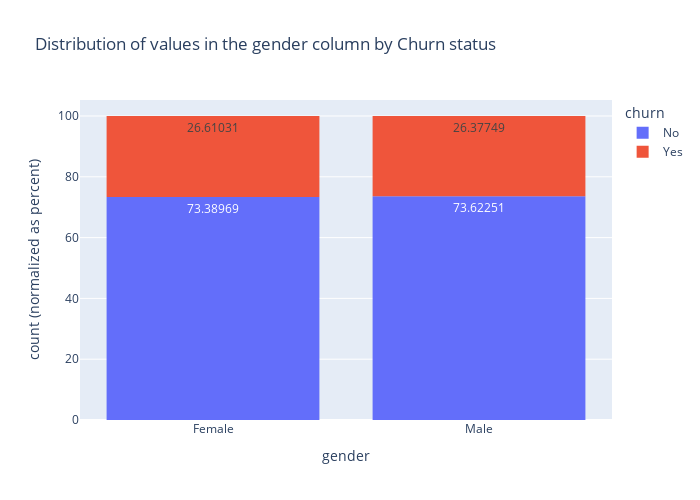
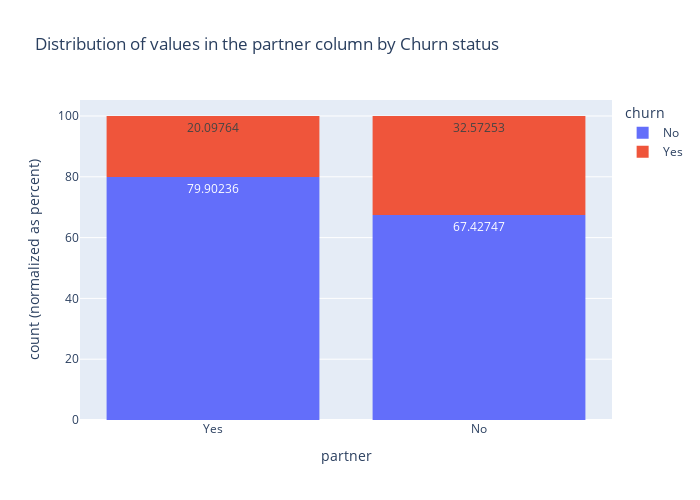
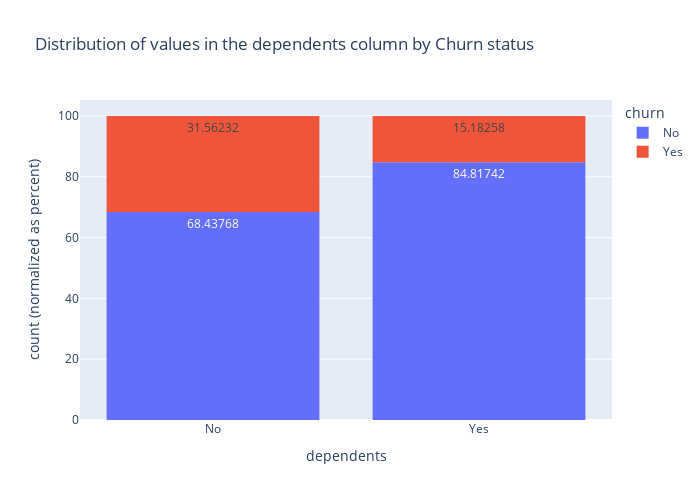
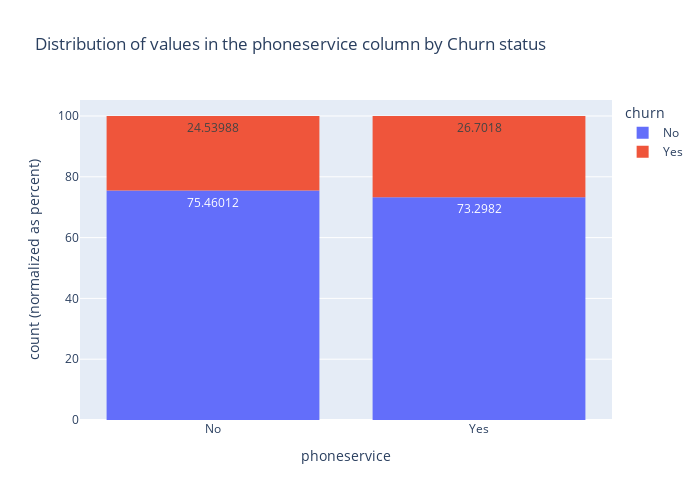

The notebook cell saved with these charts, in order:
### Markdown cell above
### Bivariant Analysis

### Code cell
# visualizing distribution of categorical columns
figsize = (700, 500)

for column in categoricals:
    
    
    

     #Visualize the raw numbers of relative churn rates
    fig = px.histogram(df, x=df[column], text_auto=True, color=df["churn"],
                       
                       barnorm="percent", barmode="relative",
                       title=f"Distribution of values in the {column} column by Churn status")
                   
    fig.update_layout(width=figsize[0], height=figsize[1])
    
    fig.show()

### Figure 1 — Plotly figure (JSON) as saved in the notebook; plotly's stock layout.template omitted (floating-point values rounded to 4 significant figures; data arrays with more than 128 entries replaced by an {"elided": "..."} marker saying what was removed)
{"data": [{"alignmentgroup": "True", "bingroup": "x", "hovertemplate": "churn=No<br>gender=%{x}<br>count (normalized as percent)=%{y}<extra></extra>", "legendgroup": "No", "marker": {"color": "#636efa", "pattern": {"shape": ""}}, "name": "No", "offsetgroup": "No", "orientation": "v", "showlegend": true, "texttemplate": "%{value}", "type": "histogram", "x": {"elided": "3707 str values"}, "xaxis": "x", "yaxis": "y"}, {"alignmentgroup": "True", "bingroup": "x", "hovertemplate": "churn=Yes<br>gender=%{x}<br>count (normalized as percent)=%{y}<extra></extra>", "legendgroup": "Yes", "marker": {"color": "#EF553B", "pattern": {"shape": ""}}, "name": "Yes", "offsetgroup": "Yes", "orientation": "v", "showlegend": true, "texttemplate": "%{value}", "type": "histogram", "x": {"elided": "1336 str values"}, "xaxis": "x", "yaxis": "y"}], "layout": {"barmode": "relative", "barnorm": "percent", "height": 500, "legend": {"title": {"text": "churn"}, "tracegroupgap": 0}, "title": {"text": "Distribution of values in the gender column by Churn status"}, "width": 700, "xaxis": {"anchor": "y", "domain": [0, 1], "title": {"text": "gender"}}, "yaxis": {"anchor": "x", "domain": [0, 1], "title": {"text": "count (normalized as percent)"}}}}

### Figure 2 — Plotly figure (JSON) as saved in the notebook; plotly's stock layout.template omitted (floating-point values rounded to 4 significant figures; data arrays with more than 128 entries replaced by an {"elided": "..."} marker saying what was removed)
{"data": [{"alignmentgroup": "True", "bingroup": "x", "hovertemplate": "churn=No<br>partner=%{x}<br>count (normalized as percent)=%{y}<extra></extra>", "legendgroup": "No", "marker": {"color": "#636efa", "pattern": {"shape": ""}}, "name": "No", "offsetgroup": "No", "orientation": "v", "showlegend": true, "texttemplate": "%{value}", "type": "histogram", "x": {"elided": "3707 str values"}, "xaxis": "x", "yaxis": "y"}, {"alignmentgroup": "True", "bingroup": "x", "hovertemplate": "churn=Yes<br>partner=%{x}<br>count (normalized as percent)=%{y}<extra></extra>", "legendgroup": "Yes", "marker": {"color": "#EF553B", "pattern": {"shape": ""}}, "name": "Yes", "offsetgroup": "Yes", "orientation": "v", "showlegend": true, "texttemplate": "%{value}", "type": "histogram", "x": {"elided": "1336 str values"}, "xaxis": "x", "yaxis": "y"}], "layout": {"barmode": "relative", "barnorm": "percent", "height": 500, "legend": {"title": {"text": "churn"}, "tracegroupgap": 0}, "title": {"text": "Distribution of values in the partner column by Churn status"}, "width": 700, "xaxis": {"anchor": "y", "domain": [0, 1], "title": {"text": "partner"}}, "yaxis": {"anchor": "x", "domain": [0, 1], "title": {"text": "count (normalized as percent)"}}}}

### Figure 3 — Plotly figure (JSON) as saved in the notebook; plotly's stock layout.template omitted (floating-point values rounded to 4 significant figures; data arrays with more than 128 entries replaced by an {"elided": "..."} marker saying what was removed)
{"data": [{"alignmentgroup": "True", "bingroup": "x", "hovertemplate": "churn=No<br>dependents=%{x}<br>count (normalized as percent)=%{y}<extra></extra>", "legendgroup": "No", "marker": {"color": "#636efa", "pattern": {"shape": ""}}, "name": "No", "offsetgroup": "No", "orientation": "v", "showlegend": true, "texttemplate": "%{value}", "type": "histogram", "x": {"elided": "3707 str values"}, "xaxis": "x", "yaxis": "y"}, {"alignmentgroup": "True", "bingroup": "x", "hovertemplate": "churn=Yes<br>dependents=%{x}<br>count (normalized as percent)=%{y}<extra></extra>", "legendgroup": "Yes", "marker": {"color": "#EF553B", "pattern": {"shape": ""}}, "name": "Yes", "offsetgroup": "Yes", "orientation": "v", "showlegend": true, "texttemplate": "%{value}", "type": "histogram", "x": {"elided": "1336 str values"}, "xaxis": "x", "yaxis": "y"}], "layout": {"barmode": "relative", "barnorm": "percent", "height": 500, "legend": {"title": {"text": "churn"}, "tracegroupgap": 0}, "title": {"text": "Distribution of values in the dependents column by Churn status"}, "width": 700, "xaxis": {"anchor": "y", "domain": [0, 1], "title": {"text": "dependents"}}, "yaxis": {"anchor": "x", "domain": [0, 1], "title": {"text": "count (normalized as percent)"}}}}

### Figure 4 — Plotly figure (JSON) as saved in the notebook; plotly's stock layout.template omitted (floating-point values rounded to 4 significant figures; data arrays with more than 128 entries replaced by an {"elided": "..."} marker saying what was removed)
{"data": [{"alignmentgroup": "True", "bingroup": "x", "hovertemplate": "churn=No<br>phoneservice=%{x}<br>count (normalized as percent)=%{y}<extra></extra>", "legendgroup": "No", "marker": {"color": "#636efa", "pattern": {"shape": ""}}, "name": "No", "offsetgroup": "No", "orientation": "v", "showlegend": true, "texttemplate": "%{value}", "type": "histogram", "x": {"elided": "3707 str values"}, "xaxis": "x", "yaxis": "y"}, {"alignmentgroup": "True", "bingroup": "x", "hovertemplate": "churn=Yes<br>phoneservice=%{x}<br>count (normalized as percent)=%{y}<extra></extra>", "legendgroup": "Yes", "marker": {"color": "#EF553B", "pattern": {"shape": ""}}, "name": "Yes", "offsetgroup": "Yes", "orientation": "v", "showlegend": true, "texttemplate": "%{value}", "type": "histogram", "x": {"elided": "1336 str values"}, "xaxis": "x", "yaxis": "y"}], "layout": {"barmode": "relative", "barnorm": "percent", "height": 500, "legend": {"title": {"text": "churn"}, "tracegroupgap": 0}, "title": {"text": "Distribution of values in the phoneservice column by Churn status"}, "width": 700, "xaxis": {"anchor": "y", "domain": [0, 1], "title": {"text": "phoneservice"}}, "yaxis": {"anchor": "x", "domain": [0, 1], "title": {"text": "count (normalized as percent)"}}}}
